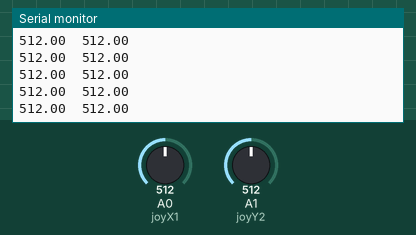
The sketch below on a simulated Arduino Uno, built with avr-gcc and run on an emulated ATmega328P. Parts: the last lines printed to the serial monitor. The inputs (shaded band) are chosen by the test bench; at power-on: A0 (joyX1) = 512, A1 (joyY2) = 512. No radio packets arrive unless stated.

Above: at 1.2 s.
1.3 s: A0 (joyX1) set to 716
At 2.1 s:
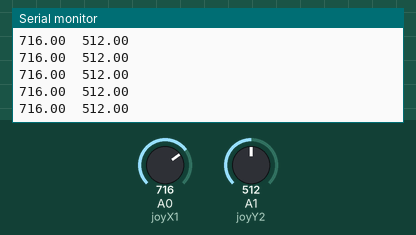
4.3 s: A1 (joyY2) set to 716
At 5.0 s:
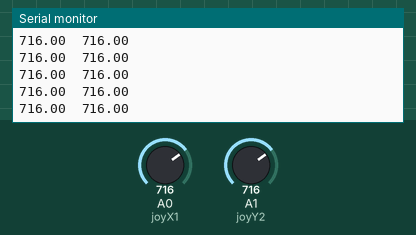
5.8 s: A0 (joyX1) set to 900
At 6.6 s:
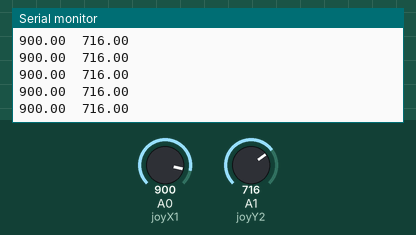
7.3 s: A1 (joyY2) set to 900
At 7.9 s:
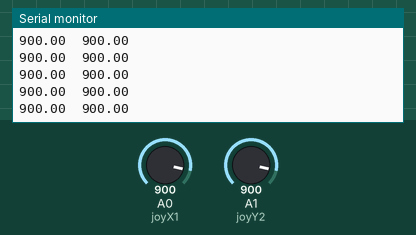
Timing chart, 0 to 9.8 s (numbered marks = the images above; inputs shaded):
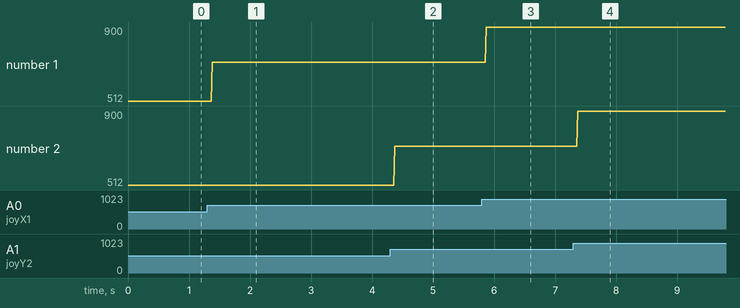

Measured:
- after the input at 1.3 s, the serial monitor: prints a new line after 0.08 s (image 1)
- after the input at 4.3 s, the serial monitor: prints a new line after 0.07 s (image 2)
- after the input at 5.8 s, the serial monitor: prints a new line after 0.07 s (image 3)
- after the input at 7.3 s, the serial monitor: prints a new line after 0.07 s (image 4)
- plotted number 1: 512 → 716 after the input at 1.3 s, 716 → 900 after the input at 5.8 s

The sketch:

Transmitter.ino
```cpp
// Link to tutorial: https://lastminuteengineers.com/nrf24l01-arduino-wireless-communication/
//https://howtomechatronics.com/tutorials/arduino/arduino-wireless-communication-nrf24l01-tutorial/

#include <SPI.h>
#include <nRF24L01.h>
#include <RF24.h>

#define joyX1 A0
#define joyY2 A1

RF24 radio(9, 8); // CE, CSN

const byte address[6] = "00001";

// Max size of this struct is 32 bytes - NRF24L01 buffer limit
float data[2] = {0,0};

//Data_Package data; // Create a variable with the above structure

void setup() {
  radio.begin();
  radio.openWritingPipe(address);
  radio.setPALevel(RF24_PA_MIN);
  radio.stopListening();
  Serial.begin(9600);
}

void loop() {
  // Send the whole data from the structure to the receiver
  data[0] = analogRead(joyX1);
  data[1] = analogRead(joyY2);

  Serial.print(data[0]);
  Serial.print("\t");
  Serial.println(data[1]);

  radio.write(data, sizeof(data));
  //delay(500);
}
```
